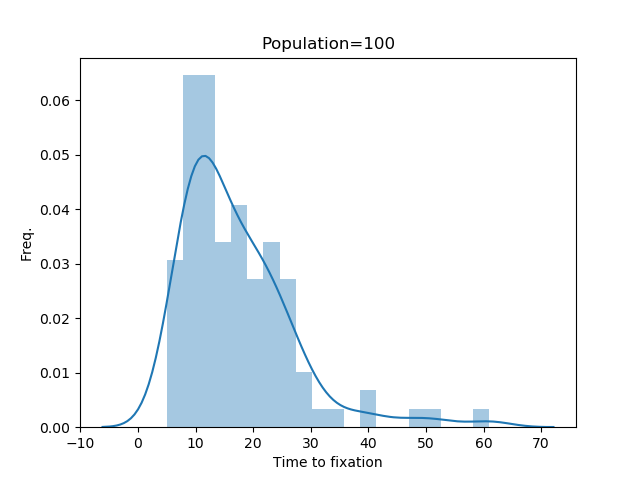

Recreate this plot in Python.
#!/usr/bin/env python3

import sys 
import numpy as np
from numpy.random import binomial 
import matplotlib.pyplot as plt
import seaborn as sns

#In other words, if an individual does not leave offspring (fitness is zero), the selection against it in a genetic sense is 1 (100%) s=1 no offspring 


def one_simulation (anum, s, repetitions = 1000):
    anum=int(anum)
    n1 = np.ones(repetitions, dtype=np.uint64)
    Tn = np.empty_like(n1)
    update = (n1 > 0)&(n1<anum)
    t=0
    
    while update.any():
        t += 1
        p1 = n1 * (1 + s) / (anum +n1*s)
        n1[update]= binomial(anum, p1[update])
        Tn[update] = t
        update = (n1 > 0) & (n1 < anum)
    
    return n1 == anum, Tn

fix, time = one_simulation(anum=10, s=0, repetitions=1000)


fig, ax = plt.subplots()

sns.distplot(time[fix], bins=20)
#ax.axvline(time[fix].mean(), color='k', ls='--')
ax.set(xlabel="Time to fixation", ylabel="Freq.", title="Population=100")
fig.savefig("evolution.png")
plt.close()
